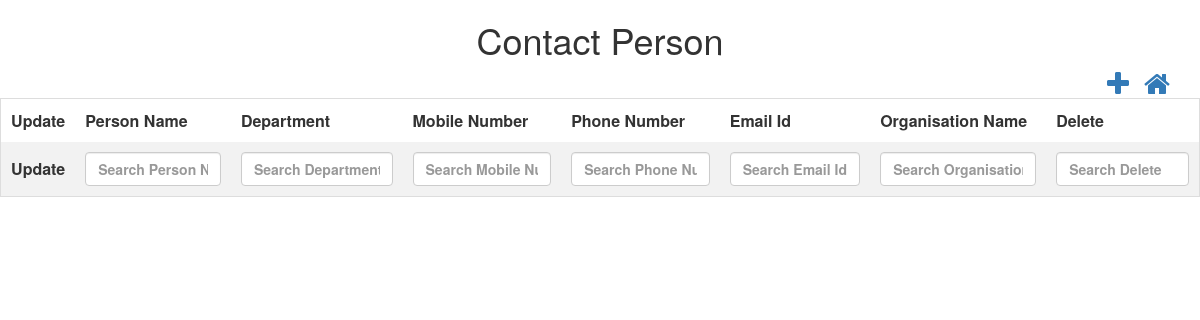
The page /controllers/contactPerson.php (signed in) on the database as committed earlier.
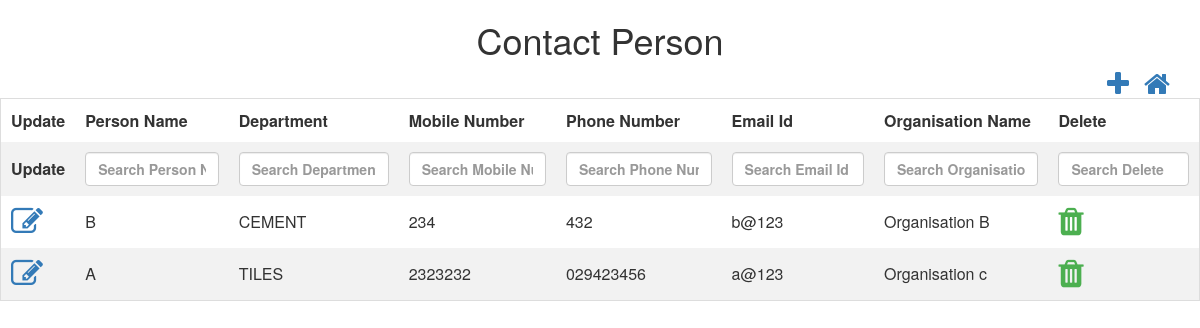
The same page on the database as committed later.
### tables this page shows
CREATE TABLE `tbl_contactperson` (
  `nid` int(10) NOT NULL,
  `ncontact_person_id` int(10) NOT NULL,
  `cperson_name` varchar(50) NOT NULL,
  `cdepartment` varchar(50) NOT NULL,
  `cmobile_number` varchar(50) NOT NULL,
  `cphone_number` varchar(50) NOT NULL,
  `cemail_id` varchar(50) NOT NULL,
  `norg_id` int(10) NOT NULL,
  `isActive` bit(1) NOT NULL,
  `isAvailable` bit(1) NOT NULL,
  `dcreated_date` datetime NOT NULL,
  `dupdated_date` datetime NOT NULL
);

CREATE TABLE `tbl_organisation` (
  `nid` int(10) NOT NULL,
  `norg_id` int(10) NOT NULL,
  `corg_name` varchar(50) NOT NULL,
  `corg_address` varchar(50) NOT NULL,
  `corg_city` varchar(50) NOT NULL,
  `corg_state` varchar(50) NOT NULL,
  `corg_country` varchar(50) NOT NULL,
  `corg_mobileNumber` varchar(10) NOT NULL,
  `corg_emailId` varchar(50) NOT NULL,
  `norg_segment_id` int(10) NOT NULL,
  `isActive` bit(1) NOT NULL,
  `isAvailable` bit(1) NOT NULL,
  `dcreated_date` datetime NOT NULL,
  `dupdated_date` datetime NOT NULL
);

### controllers/contactPerson.php (the view, shortened to what this page needs)
<html>
<head>
    <link rel="stylesheet" href="../css/theme.css">
    <link rel="stylesheet" href="https://cdn.datatables.net/1.10.22/css/jquery.dataTables.min.css">
    <link rel="stylesheet" href="https://cdnjs.cloudflare.com/ajax/libs/font-awesome/4.7.0/css/font-awesome.min.css">
    <link rel="stylesheet" href="https://maxcdn.bootstrapcdn.com/bootstrap/3.4.1/css/bootstrap.min.css">
</head>
<h1>Contact Person</h1>
<div class="container">
    <a style="float:right;margin-left: 15px;" href="../dashboard.php"><i class="fa fa-home fa-2x"></i></a>
    <a style="float:right" href="#contactPerson_modal" data-toggle="modal" id='add' data-id="1"><i class="fa fa-plus fa-2x"
                                                                                                  aria-hidden="true"></i></a>
</div>
<?php
$conn = OpenCon();
$sql = $sql = "SELECT c.ncontact_person_id,c.cperson_name,c.cdepartment,c.cmobile_number,c.cphone_number,c.cemail_id,c.isAvailable, o.corg_name
                    FROM tbl_contactperson AS c
                    INNER JOIN tbl_organisation AS o
                    ON c.norg_id = o.norg_id
                    WHERE c.isAvailable=1";
$retval = mysqli_query($conn, $sql);
echo "<table id='contactPersonTable'  name='contactPersonTable' >
            <thead>
            <tr>
            <th style='display:none;'>ID</th>
            <th>Update</th>
            <th>Person Name</th>
            <th>Department</th>
            <th>Mobile Number</th>
            <th>Phone Number</th>
            <th>Email Id</th>
            <th>Organisation Name</th>
            <th>Delete</th>
            </tr>
            </thead>
            <tbody>
            ";
while ($row = mysqli_fetch_array($retval, MYSQLI_ASSOC)) {
    echo "<tr>";
    echo "<td ><a  href='#contactPerson_modal' data-toggle='modal' class='updateClass' data-id='2'><i class='fa fa-edit fa-2x'></i></a></td>";
    echo "<td>" . $row['cperson_name'] . "</td>";
    echo "<td>" . $row['cdepartment'] . "</td>";
    echo "<td>" . $row['cmobile_number'] . "</td>";
    echo "<td>" . $row['cphone_number'] . "</td>";
    echo "<td>" . $row['cemail_id'] . "</td>";
    echo "<td>" . $row['corg_name'] . "</td>";
       echo "<td class='action-delete'><i class='fa fa-trash fa-2x' style='color:#4caf50;'</i></td>";
    echo "</tr>";
}
echo "</tbody></table>";
?>
</html>

### css/theme.css (style rules this page uses)
h1 { text-align: center; }
table { border-collapse: collapse; border-spacing: 0; width: 100%; border: 1px solid #ddd; }
th { text-align: left; padding: 10px !important; }
td { text-align: left; padding: 10px !important; }
tr:nth-child(even) { background-color: #f2f2f2; }

Rows that differ between the two databases and show on the page:
added tbl_contactperson: cperson_name "B", cdepartment "CEMENT", cmobile_number "234", cphone_number "432", cemail "b@123", tbl_organisation.corg_name "Organisation B"
added tbl_contactperson: cperson_name "A", cdepartment "TILES", cmobile_number "2323232", cphone_number "029423456", cemail "a@123", tbl_organisation.corg_name "Organisation c"
